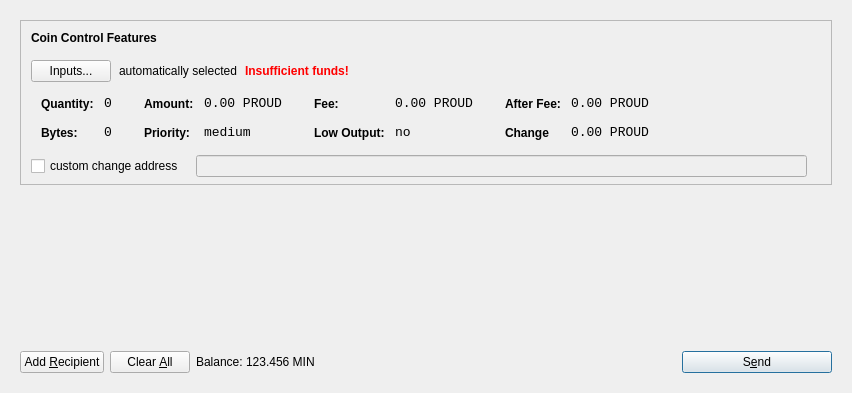
<?xml version="1.0" encoding="UTF-8"?>
<ui version="4.0">
 <class>SendCoinsDialog</class>
 <widget class="QDialog" name="SendCoinsDialog">
  <property name="geometry">
   <rect>
    <x>0</x>
    <y>0</y>
    <width>849</width>
    <height>393</height>
   </rect>
  </property>
  <property name="windowTitle">
   <string>Send Coins</string>
  </property>
  <layout class="QVBoxLayout" name="verticalLayout">
   <item>
    <widget class="QFrame" name="frameMain">
     <layout class="QVBoxLayout" name="verticalLayout_3">
      <item>
       <widget class="QFrame" name="frameCoinControl">
        <property name="sizePolicy">
         <sizepolicy hsizetype="Expanding" vsizetype="Expanding">
          <horstretch>0</horstretch>
          <verstretch>0</verstretch>
         </sizepolicy>
        </property>
        <property name="maximumSize">
         <size>
          <width>16777215</width>
          <height>16777215</height>
         </size>
        </property>
        <property name="frameShape">
         <enum>QFrame::StyledPanel</enum>
        </property>
        <property name="frameShadow">
         <enum>QFrame::Sunken</enum>
        </property>
        <layout class="QVBoxLayout" name="verticalLayoutCoinControl2">
         <property name="spacing">
          <number>6</number>
         </property>
         <property name="leftMargin">
          <number>0</number>
         </property>
         <property name="topMargin">
          <number>0</number>
         </property>
         <property name="rightMargin">
          <number>0</number>
         </property>
         <property name="bottomMargin">
          <number>6</number>
         </property>
         <item>
          <layout class="QVBoxLayout" name="verticalLayoutCoinControl" stretch="0,0,0,0,1">
           <property name="spacing">
            <number>0</number>
           </property>
           <property name="leftMargin">
            <number>10</number>
           </property>
           <property name="topMargin">
            <number>10</number>
           </property>
           <item>
            <layout class="QHBoxLayout" name="horizontalLayoutCoinControl1">
             <property name="bottomMargin">
              <number>15</number>
             </property>
             <item>
              <widget class="QLabel" name="labelCoinControlFeatures">
               <property name="sizePolicy">
                <sizepolicy hsizetype="Preferred" vsizetype="Maximum">
                 <horstretch>0</horstretch>
                 <verstretch>0</verstretch>
                </sizepolicy>
               </property>
               <property name="font">
                <font>
                 <weight>75</weight>
                 <bold>true</bold>
                </font>
               </property>
               <property name="styleSheet">
                <string notr="true">font-weight:bold;</string>
               </property>
               <property name="text">
                <string>Coin Control Features</string>
               </property>
              </widget>
             </item>
            </layout>
           </item>
           <item>
            <layout class="QHBoxLayout" name="horizontalLayoutCoinControl2" stretch="0,0,0,0">
             <property name="spacing">
              <number>8</number>
             </property>
             <property name="bottomMargin">
              <number>10</number>
             </property>
             <item>
              <widget class="QPushButton" name="pushButtonCoinControl">
               <property name="styleSheet">
                <string notr="true"/>
               </property>
               <property name="text">
                <string>Inputs...</string>
               </property>
              </widget>
             </item>
             <item>
              <widget class="QLabel" name="labelCoinControlAutomaticallySelected">
               <property name="text">
                <string>automatically selected</string>
               </property>
               <property name="margin">
                <number>5</number>
               </property>
              </widget>
             </item>
             <item>
              <widget class="QLabel" name="labelCoinControlInsuffFunds">
               <property name="font">
                <font>
                 <weight>75</weight>
                 <bold>true</bold>
                </font>
               </property>
               <property name="styleSheet">
                <string notr="true">color:red;font-weight:bold;</string>
               </property>
               <property name="text">
                <string>Insufficient funds!</string>
               </property>
               <property name="margin">
                <number>5</number>
               </property>
              </widget>
             </item>
             <item>
              <spacer name="horizontalSpacerCoinControl">
               <property name="orientation">
                <enum>Qt::Horizontal</enum>
               </property>
               <property name="sizeHint" stdset="0">
                <size>
                 <width>40</width>
                 <height>1</height>
                </size>
               </property>
              </spacer>
             </item>
            </layout>
           </item>
           <item>
            <widget class="QWidget" name="widgetCoinControl" native="true">
             <property name="sizePolicy">
              <sizepolicy hsizetype="Preferred" vsizetype="Preferred">
               <horstretch>0</horstretch>
               <verstretch>0</verstretch>
              </sizepolicy>
             </property>
             <property name="minimumSize">
              <size>
               <width>0</width>
               <height>0</height>
              </size>
             </property>
             <property name="styleSheet">
              <string notr="true"/>
             </property>
             <layout class="QHBoxLayout" name="horizontalLayoutCoinControl5">
              <property name="leftMargin">
               <number>0</number>
              </property>
              <property name="topMargin">
               <number>0</number>
              </property>
              <property name="rightMargin">
               <number>0</number>
              </property>
              <property name="bottomMargin">
               <number>0</number>
              </property>
              <item>
               <layout class="QHBoxLayout" name="horizontalLayoutCoinControl3" stretch="0,0,0,1">
                <property name="spacing">
                 <number>20</number>
                </property>
                <property name="topMargin">
                 <number>0</number>
                </property>
                <property name="bottomMargin">
                 <number>10</number>
                </property>
                <item>
                 <layout class="QFormLayout" name="formLayoutCoinControl1">
                  <property name="horizontalSpacing">
                   <number>10</number>
                  </property>
                  <property name="verticalSpacing">
                   <number>14</number>
                  </property>
                  <property name="leftMargin">
                   <number>10</number>
                  </property>
                  <property name="topMargin">
                   <number>4</number>
                  </property>
                  <property name="rightMargin">
                   <number>6</number>
                  </property>
                  <item row="0" column="0">
                   <widget class="QLabel" name="labelCoinControlQuantityText">
                    <property name="styleSheet">
                     <string notr="true">font-weight:bold;</string>
                    </property>
                    <property name="text">
                     <string>Quantity:</string>
                    </property>
                    <property name="margin">
                     <number>0</number>
                    </property>
                   </widget>
                  </item>
                  <item row="0" column="1">
                   <widget class="QLabel" name="labelCoinControlQuantity">
                    <property name="font">
                     <font>
                      <family>Monospace</family>
                      <pointsize>10</pointsize>
                     </font>
                    </property>
                    <property name="cursor">
                     <cursorShape>IBeamCursor</cursorShape>
                    </property>
                    <property name="contextMenuPolicy">
                     <enum>Qt::ActionsContextMenu</enum>
                    </property>
                    <property name="text">
                     <string>0</string>
                    </property>
                    <property name="margin">
                     <number>0</number>
                    </property>
                    <property name="textInteractionFlags">
                     <set>Qt::LinksAccessibleByMouse|Qt::TextSelectableByKeyboard|Qt::TextSelectableByMouse</set>
                    </property>
                   </widget>
                  </item>
                  <item row="1" column="0">
                   <widget class="QLabel" name="labelCoinControlBytesText">
                    <property name="styleSheet">
                     <string notr="true">font-weight:bold;</string>
                    </property>
                    <property name="text">
                     <string>Bytes:</string>
                    </property>
                   </widget>
                  </item>
                  <item row="1" column="1">
                   <widget class="QLabel" name="labelCoinControlBytes">
                    <property name="font">
                     <font>
                      <family>Monospace</family>
                      <pointsize>10</pointsize>
                     </font>
                    </property>
                    <property name="cursor">
                     <cursorShape>IBeamCursor</cursorShape>
                    </property>
                    <property name="contextMenuPolicy">
                     <enum>Qt::ActionsContextMenu</enum>
                    </property>
                    <property name="text">
                     <string>0</string>
                    </property>
                    <property name="textInteractionFlags">
                     <set>Qt::LinksAccessibleByMouse|Qt::TextSelectableByKeyboard|Qt::TextSelectableByMouse</set>
                    </property>
                   </widget>
                  </item>
                 </layout>
                </item>
                <item>
                 <layout class="QFormLayout" name="formLayoutCoinControl2">
                  <property name="horizontalSpacing">
                   <number>10</number>
                  </property>
                  <property name="verticalSpacing">
                   <number>14</number>
                  </property>
                  <property name="leftMargin">
                   <number>6</number>
                  </property>
                  <property name="topMargin">
                   <number>4</number>
                  </property>
                  <property name="rightMargin">
                   <number>6</number>
                  </property>
                  <item row="0" column="0">
                   <widget class="QLabel" name="labelCoinControlAmountText">
                    <property name="styleSheet">
                     <string notr="true">font-weight:bold;</string>
                    </property>
                    <property name="text">
                     <string>Amount:</string>
                    </property>
                    <property name="margin">
                     <number>0</number>
                    </property>
                   </widget>
                  </item>
                  <item row="0" column="1">
                   <widget class="QLabel" name="labelCoinControlAmount">
                    <property name="font">
                     <font>
                      <family>Monospace</family>
                      <pointsize>10</pointsize>
                     </font>
                    </property>
                    <property name="cursor">
                     <cursorShape>IBeamCursor</cursorShape>
                    </property>
                    <property name="contextMenuPolicy">
                     <enum>Qt::ActionsContextMenu</enum>
                    </property>
                    <property name="text">
                     <string>0.00 PROUD</string>
                    </property>
                    <property name="textInteractionFlags">
                     <set>Qt::LinksAccessibleByMouse|Qt::TextSelectableByKeyboard|Qt::TextSelectableByMouse</set>
                    </property>
                   </widget>
                  </item>
                  <item row="1" column="0">
                   <widget class="QLabel" name="labelCoinControlPriorityText">
                    <property name="styleSheet">
                     <string notr="true">font-weight:bold;</string>
                    </property>
                    <property name="text">
                     <string>Priority:</string>
                    </property>
                   </widget>
                  </item>
                  <item row="1" column="1">
                   <widget class="QLabel" name="labelCoinControlPriority">
                    <property name="font">
                     <font>
                      <family>Monospace</family>
                      <pointsize>10</pointsize>
                     </font>
                    </property>
                    <property name="cursor">
                     <cursorShape>IBeamCursor</cursorShape>
                    </property>
                    <property name="contextMenuPolicy">
                     <enum>Qt::ActionsContextMenu</enum>
                    </property>
                    <property name="text">
                     <string>medium</string>
                    </property>
                    <property name="textInteractionFlags">
                     <set>Qt::LinksAccessibleByMouse|Qt::TextSelectableByKeyboard|Qt::TextSelectableByMouse</set>
                    </property>
                   </widget>
                  </item>
                 </layout>
                </item>
                <item>
                 <layout class="QFormLayout" name="formLayoutCoinControl3">
                  <property name="horizontalSpacing">
                   <number>10</number>
                  </property>
                  <property name="verticalSpacing">
                   <number>14</number>
                  </property>
                  <property name="leftMargin">
                   <number>6</number>
                  </property>
                  <property name="topMargin">
                   <number>4</number>
                  </property>
                  <property name="rightMargin">
                   <number>6</number>
                  </property>
                  <item row="0" column="0">
                   <widget class="QLabel" name="labelCoinControlFeeText">
                    <property name="styleSheet">
                     <string notr="true">font-weight:bold;</string>
                    </property>
                    <property name="text">
                     <string>Fee:</string>
                    </property>
                    <property name="margin">
                     <number>0</number>
                    </property>
                   </widget>
                  </item>
                  <item row="0" column="1">
                   <widget class="QLabel" name="labelCoinControlFee">
                    <property name="font">
                     <font>
                      <family>Monospace</family>
                      <pointsize>10</pointsize>
                     </font>
                    </property>
                    <property name="cursor">
                     <cursorShape>IBeamCursor</cursorShape>
                    </property>
                    <property name="contextMenuPolicy">
                     <enum>Qt::ActionsContextMenu</enum>
                    </property>
                    <property name="text">
                     <string>0.00 PROUD</string>
                    </property>
                    <property name="textInteractionFlags">
                     <set>Qt::LinksAccessibleByMouse|Qt::TextSelectableByKeyboard|Qt::TextSelectableByMouse</set>
                    </property>
                   </widget>
                  </item>
                  <item row="1" column="0">
                   <widget class="QLabel" name="labelCoinControlLowOutputText">
                    <property name="styleSheet">
                     <string notr="true">font-weight:bold;</string>
                    </property>
                    <property name="text">
                     <string>Low Output:</string>
                    </property>
                   </widget>
                  </item>
                  <item row="1" column="1">
                   <widget class="QLabel" name="labelCoinControlLowOutput">
                    <property name="font">
                     <font>
                      <family>Monospace</family>
                      <pointsize>10</pointsize>
                     </font>
                    </property>
                    <property name="cursor">
                     <cursorShape>IBeamCursor</cursorShape>
                    </property>
                    <property name="contextMenuPolicy">
                     <enum>Qt::ActionsContextMenu</enum>
                    </property>
                    <property name="text">
                     <string>no</string>
                    </property>
                    <property name="textInteractionFlags">
                     <set>Qt::LinksAccessibleByMouse|Qt::TextSelectableByKeyboard|Qt::TextSelectableByMouse</set>
                    </property>
                   </widget>
                  </item>
                 </layout>
                </item>
                <item>
                 <layout class="QFormLayout" name="formLayoutCoinControl4">
                  <property name="horizontalSpacing">
                   <number>10</number>
                  </property>
                  <property name="verticalSpacing">
                   <number>14</number>
                  </property>
                  <property name="leftMargin">
                   <number>6</number>
                  </property>
                  <property name="topMargin">
                   <number>4</number>
                  </property>
                  <property name="rightMargin">
                   <number>6</number>
                  </property>
                  <item row="0" column="0">
                   <widget class="QLabel" name="labelCoinControlAfterFeeText">
                    <property name="styleSheet">
                     <string notr="true">font-weight:bold;</string>
                    </property>
                    <property name="text">
                     <string>After Fee:</string>
                    </property>
                    <property name="margin">
                     <number>0</number>
                    </property>
                   </widget>
                  </item>
                  <item row="0" column="1">
                   <widget class="QLabel" name="labelCoinControlAfterFee">
                    <property name="font">
                     <font>
                      <family>Monospace</family>
                      <pointsize>10</pointsize>
                     </font>
                    </property>
                    <property name="cursor">
                     <cursorShape>IBeamCursor</cursorShape>
                    </property>
                    <property name="contextMenuPolicy">
                     <enum>Qt::ActionsContextMenu</enum>
                    </property>
                    <property name="text">
                     <string>0.00 PROUD</string>
                    </property>
                    <property name="textInteractionFlags">
                     <set>Qt::LinksAccessibleByMouse|Qt::TextSelectableByKeyboard|Qt::TextSelectableByMouse</set>
                    </property>
                   </widget>
                  </item>
                  <item row="1" column="0">
                   <widget class="QLabel" name="labelCoinControlChangeText">
                    <property name="styleSheet">
                     <string notr="true">font-weight:bold;</string>
                    </property>
                    <property name="text">
                     <string>Change</string>
                    </property>
                   </widget>
                  </item>
                  <item row="1" column="1">
                   <widget class="QLabel" name="labelCoinControlChange">
                    <property name="font">
                     <font>
                      <family>Monospace</family>
                      <pointsize>10</pointsize>
                     </font>
                    </property>
                    <property name="cursor">
                     <cursorShape>IBeamCursor</cursorShape>
                    </property>
                    <property name="contextMenuPolicy">
                     <enum>Qt::ActionsContextMenu</enum>
                    </property>
                    <property name="text">
                     <string>0.00 PROUD</string>
                    </property>
                    <property name="textInteractionFlags">
                     <set>Qt::LinksAccessibleByMouse|Qt::TextSelectableByKeyboard|Qt::TextSelectableByMouse</set>
                    </property>
                   </widget>
                  </item>
                 </layout>
                </item>
               </layout>
              </item>
             </layout>
            </widget>
           </item>
           <item>
            <layout class="QHBoxLayout" name="horizontalLayoutCoinControl4" stretch="0,0,0">
             <property name="spacing">
              <number>12</number>
             </property>
             <property name="sizeConstraint">
              <enum>QLayout::SetDefaultConstraint</enum>
             </property>
             <property name="topMargin">
              <number>5</number>
             </property>
             <property name="rightMargin">
              <number>5</number>
             </property>
             <item>
              <widget class="QCheckBox" name="checkBoxCoinControlChange">
               <property name="text">
                <string>custom change address</string>
               </property>
              </widget>
             </item>
             <item>
              <widget class="QLineEdit" name="lineEditCoinControlChange">
               <property name="enabled">
                <bool>false</bool>
               </property>
               <property name="sizePolicy">
                <sizepolicy hsizetype="Expanding" vsizetype="Fixed">
                 <horstretch>0</horstretch>
                 <verstretch>0</verstretch>
                </sizepolicy>
               </property>
              </widget>
             </item>
             <item>
              <widget class="QLabel" name="labelCoinControlChangeLabel">
               <property name="sizePolicy">
                <sizepolicy hsizetype="Preferred" vsizetype="Expanding">
                 <horstretch>0</horstretch>
                 <verstretch>0</verstretch>
                </sizepolicy>
               </property>
               <property name="minimumSize">
                <size>
                 <width>0</width>
                 <height>0</height>
                </size>
               </property>
               <property name="text">
                <string/>
               </property>
               <property name="margin">
                <number>3</number>
               </property>
              </widget>
             </item>
            </layout>
           </item>
           <item>
            <spacer name="verticalSpacerCoinControl">
             <property name="orientation">
              <enum>Qt::Vertical</enum>
             </property>
             <property name="sizeHint" stdset="0">
              <size>
               <width>800</width>
               <height>1</height>
              </size>
             </property>
            </spacer>
           </item>
          </layout>
         </item>
        </layout>
       </widget>
      </item>
      <item>
       <widget class="QScrollArea" name="scrollArea">
        <property name="frameShape">
         <enum>QFrame::NoFrame</enum>
        </property>
        <property name="widgetResizable">
         <bool>true</bool>
        </property>
        <widget class="QWidget" name="scrollAreaWidgetContents">
         <property name="geometry">
          <rect>
           <x>0</x>
           <y>0</y>
           <width>813</width>
           <height>148</height>
          </rect>
         </property>
         <layout class="QVBoxLayout" name="verticalLayout_2">
          <property name="leftMargin">
           <number>0</number>
          </property>
          <property name="topMargin">
           <number>0</number>
          </property>
          <property name="rightMargin">
           <number>0</number>
          </property>
          <property name="bottomMargin">
           <number>0</number>
          </property>
          <item>
           <layout class="QVBoxLayout" name="entries">
            <property name="spacing">
             <number>6</number>
            </property>
           </layout>
          </item>
          <item>
           <spacer name="verticalSpacer">
            <property name="orientation">
             <enum>Qt::Vertical</enum>
            </property>
            <property name="sizeHint" stdset="0">
             <size>
              <width>20</width>
              <height>40</height>
             </size>
            </property>
           </spacer>
          </item>
         </layout>
        </widget>
       </widget>
      </item>
      <item>
       <layout class="QHBoxLayout" name="horizontalLayout">
        <item>
         <widget class="QPushButton" name="addButton">
          <property name="toolTip">
           <string>Send to multiple recipients at once</string>
          </property>
          <property name="text">
           <string>Add &amp;Recipient</string>
          </property>
          <property name="icon">
           <iconset resource="../bitcoin.qrc">
            <normaloff>:/icons/add</normaloff>:/icons/add</iconset>
          </property>
          <property name="autoDefault">
           <bool>false</bool>
          </property>
         </widget>
        </item>
        <item>
         <widget class="QPushButton" name="clearButton">
          <property name="sizePolicy">
           <sizepolicy hsizetype="Minimum" vsizetype="Fixed">
            <horstretch>0</horstretch>
            <verstretch>0</verstretch>
           </sizepolicy>
          </property>
          <property name="toolTip">
           <string>Remove all transaction fields</string>
          </property>
          <property name="text">
           <string>Clear &amp;All</string>
          </property>
          <property name="icon">
           <iconset resource="../bitcoin.qrc">
            <normaloff>:/icons/remove</normaloff>:/icons/remove</iconset>
          </property>
          <property name="autoRepeatDelay">
           <number>300</number>
          </property>
          <property name="autoDefault">
           <bool>false</bool>
          </property>
         </widget>
        </item>
        <item>
         <layout class="QHBoxLayout" name="horizontalLayout_2">
          <property name="spacing">
           <number>3</number>
          </property>
          <item>
           <widget class="QLabel" name="label">
            <property name="sizePolicy">
             <sizepolicy hsizetype="Preferred" vsizetype="Fixed">
              <horstretch>0</horstretch>
              <verstretch>0</verstretch>
             </sizepolicy>
            </property>
            <property name="text">
             <string>Balance:</string>
            </property>
           </widget>
          </item>
          <item>
           <widget class="QLabel" name="labelBalance">
            <property name="sizePolicy">
             <sizepolicy hsizetype="Preferred" vsizetype="Fixed">
              <horstretch>0</horstretch>
              <verstretch>0</verstretch>
             </sizepolicy>
            </property>
            <property name="cursor">
             <cursorShape>IBeamCursor</cursorShape>
            </property>
            <property name="text">
             <string>123.456 MIN</string>
            </property>
            <property name="textInteractionFlags">
             <set>Qt::LinksAccessibleByMouse|Qt::TextSelectableByKeyboard|Qt::TextSelectableByMouse</set>
            </property>
           </widget>
          </item>
         </layout>
        </item>
        <item>
         <spacer name="horizontalSpacer">
          <property name="orientation">
           <enum>Qt::Horizontal</enum>
          </property>
          <property name="sizeHint" stdset="0">
           <size>
            <width>40</width>
            <height>20</height>
           </size>
          </property>
         </spacer>
        </item>
        <item>
         <widget class="QPushButton" name="sendButton">
          <property name="minimumSize">
           <size>
            <width>150</width>
            <height>0</height>
           </size>
          </property>
          <property name="toolTip">
           <string>Confirm the send action</string>
          </property>
          <property name="text">
           <string>S&amp;end</string>
          </property>
          <property name="icon">
           <iconset resource="../bitcoin.qrc">
            <normaloff>:/icons/send</normaloff>:/icons/send</iconset>
          </property>
          <property name="default">
           <bool>true</bool>
          </property>
         </widget>
        </item>
       </layout>
      </item>
     </layout>
     <zorder>scrollArea</zorder>
     <zorder>frameCoinControl</zorder>
     <zorder></zorder>
    </widget>
   </item>
  </layout>
 </widget>
 <resources>
  <include location="../bitcoin.qrc"/>
 </resources>
 <connections/>
</ui>
